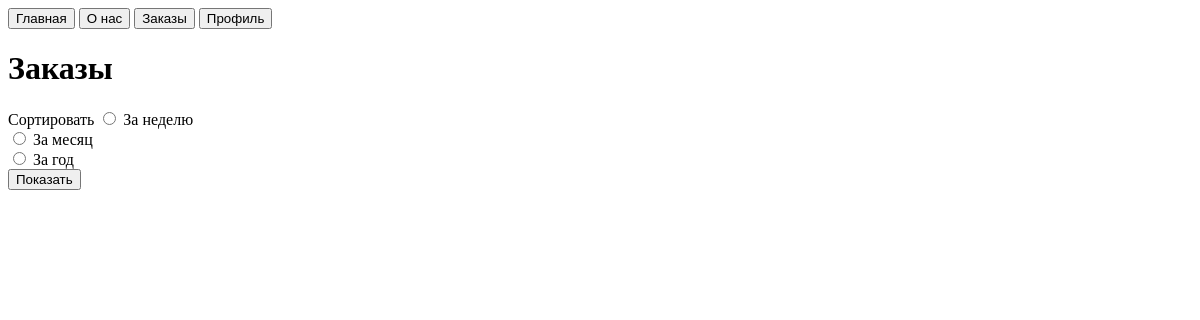
Page /orders on the earlier database version.
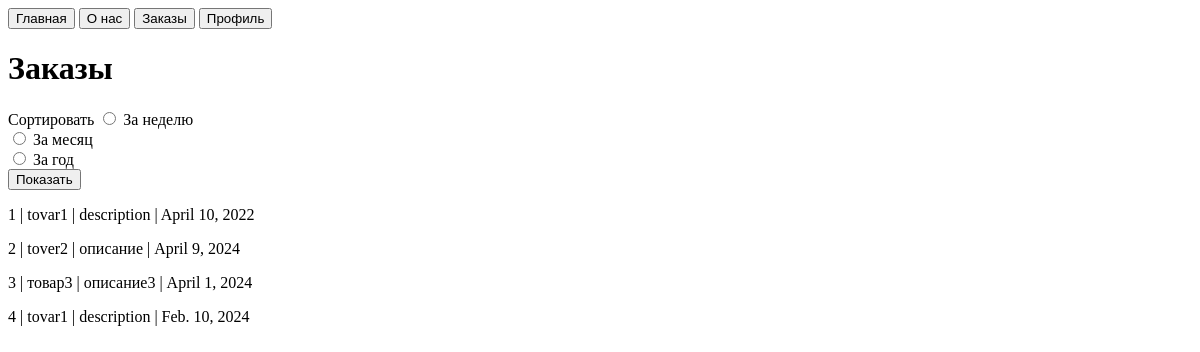
Same page on the later database version.
### DZ2/models.py (models this page shows, shortened)
class Orders(models.Model):
    user=models.ForeignKey(to=Userss, verbose_name=("Пользователь"), on_delete=models.CASCADE)
    product=models.ForeignKey(to=Products, verbose_name=("Товар"), on_delete=models.CASCADE)
    price=models.DecimalField(default=0.00, max_digits=7, decimal_places=2,verbose_name="Сумма заказа")
    date_create=models.DateField()
    class Meta:
        db_table = "Order"
        verbose_name="Заказ"
        verbose_name_plural="Заказы"
        ordering=("id",)

class Products(models.Model):
    name=models.CharField( max_length=150, unique=True
                          ,verbose_name="Названее")
    slug=models.SlugField(max_length=200,blank=True,unique=True,verbose_name="URL")
    discription=models.TextField(blank=True,null=True, verbose_name="Описание")
    price=models.DecimalField(default=0.00, max_digits=7, decimal_places=2,verbose_name="Цена")
    quantity=models.PositiveIntegerField(default=0,verbose_name="Количество")
    date_create=models.DateField(auto_now_add=True)
    class Meta:
        db_table = "Product"
        verbose_name="Товар"
        verbose_name_plural="Товары"
        ordering=("id",)

### DZ2/views.py (the view)
# urls.py: path('',views.orders, name='order'),
def orders (request, user_id=1):
    if request.method=='POST':
        today = DT.date.today()
        week_ago = today - DT.timedelta(days=7)
        month_ago = today - DT.timedelta(days=31)
        year_ago = today - DT.timedelta(days=365)
        form=UserForm(data=request.POST)
        radio=request.POST['radio']
        if radio=="month":
            orders=Orders.objects.filter(Q(user_id=user_id),Q(date_create__gte=month_ago)).select_related("product")
        elif radio=="year":
            orders=Orders.objects.filter(Q(user_id=user_id),Q(date_create__gte=year_ago)).select_related("product")
        else:
            orders=Orders.objects.filter(Q(user_id=user_id),Q(date_create__gte=week_ago)).select_related("product")
    else:
        orders=Orders.objects.all()
    context={
        "orders": orders
    }
    return render(request,'DZ2/orders.html',context)

### DZ2/templates/DZ2/orders.html (shortened to what this page needs)
{% extends 'base.html' %}
{% load static %}
{% block content %}
    <h1> Заказы</h1>
    <form action="{% url 'DZ2:orders' %}" method="POST">
        <label >Сортировать </label>
        <input type="radio" name="radio" value="week"  > За неделю<Br>
        <input type="radio" name="radio" value="month"> За месяц<Br>
        <input type="radio" name="radio" value="year"> За год<Br>
        <button type="submit">Показать</button>
    </form>
    {% for order in orders %}
        <p>{{order.id}} | {{order.product.name}} | {{order.product.discription}}
            | {{order.date_create}}
        </p>
    {% endfor %}
{% endblock content %}

### templates/base.html (shortened to what this page needs)
{% load static %}
<!DOCTYPE html>
<html lang="en">
<head>
    <link rel="stylesheet" href= "{% static "styles/style.css" %}">
</head>
<body>
    <div class="basemenu" >
        <form class="btn-base-menu" action="{% url 'main:index' %}">
            <button class="menu">Главная</button>
        </form>
        <form class="btn-base-menu" action="{% url 'main:about' %}">
            <button class="menu">О нас</button>
        </form>
        <form class="btn-base-menu" action="{% url 'DZ2:orders' %}">
            <button class="menu">Заказы</button>
        </form>
        <form class="btn-base-menu" action="{% url 'DZ2:profile' %}">
            <button class="menu">Профиль</button>
        </form>
    </div>
        {% block content %}
        {% endblock content %}
</body>
</html>

### static/styles/style.css (style rules this page uses)
.basemenu { display: inline; }
.btn-base-menu { display: inline-block; }

Differences in the rows shown:
added Orders: id "1", product.name "tovar1", product.discription "description", date_create "April 10, 2022"
added Orders: id "2", product.name "tover2", product.discription "описание", date_create "April 9, 2024"
added Orders: id "3", product.name "товар3", product.discription "описание3", date_create "April 1, 2024"
added Orders: id "4", product.name "tovar1", product.discription "description", date_create "Feb. 10, 2024"
